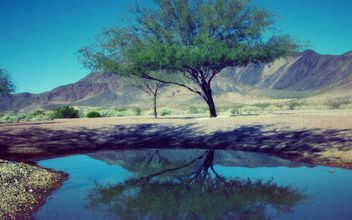
//> input picture windows/code/bin/3.jpg, 352 x 220 px
$ ./main   (built with g++ and OpenCV 4)
//> lines starting //> are read from the running program, lines starting //| are printed output that depends on the picture; after the words box and inside, x2 and y2 are one past the last pixel; in counts of white or black regions, pixels touching at a corner belong together
#include <opencv2/core.hpp>
#include <opencv2/imgcodecs.hpp>
#include <opencv2/highgui.hpp>
#include <opencv2/imgproc.hpp>
#include <iostream>

using namespace cv;
using namespace std;

void  PrintMs(const char *text = "")
{
	static long long last = 0;
	long long cur = getTickCount();  //Opencv

	if (last == 0)
	{
		last = cur;
		return;
	}

	long long ms;
	ms = (double)(cur - last) / getTickFrequency() * 1000;  //ms

	if (*text != 0)
	{
		printf("%s = %d ms\n", text, ms);
	}

	last = getTickCount();
}


int main(int argc, char *argv[])
{
	Mat src = imread("3.jpg");
//> src is the input picture: 220 rows x 352 cols, CV_8UC3; mean B, G, R 127.4, 112, 75.3
	Mat gray;
	Mat bin;
	Mat ibin;

	cvtColor(src, gray, COLOR_BGR2GRAY);
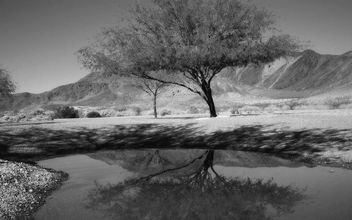
//> gray: 220 rows x 352 cols, CV_8UC1; min 2, max 249, mean 102.8

	//二进制阈值化
	threshold(gray, bin, 100, 255, THRESH_BINARY);
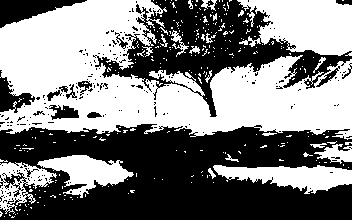
//> bin: 220 rows x 352 cols, CV_8UC1; 50.5% white; 221 black regions (205 under 20 px), largest, box (x1, y1, x2, y2) and area: (0, 124, 352, 220) 24941, (93, 0, 352, 117) 10134, (0, 0, 87, 28) 1173

	//反二进制阈值化
	threshold(gray, ibin, 100, 255, THRESH_BINARY_INV);

	namedWindow("src");
	namedWindow("bin");
	namedWindow("ibin");

	imshow("src", src);
	imshow("bin", bin);
	imshow("ibin", ibin);

	waitKey(0);
	return 0;
}

$ run again, with windows/code/bin/2.jpg copied over windows/code/bin/3.jpg
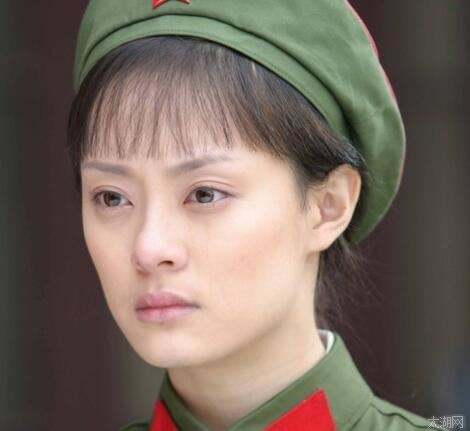
//> input picture windows/code/bin/2.jpg, 470 x 431 px
//> src is the input picture: 431 rows x 470 cols, CV_8UC3; mean B, G, R 97.1, 106.8, 120.8
//> `cvtColor(src, gray, COLOR_BGR2GRAY);`:
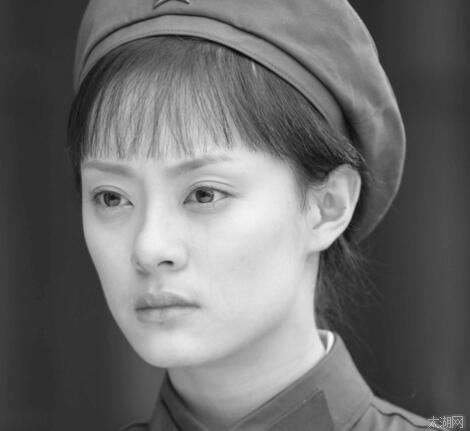
//> gray: 431 rows x 470 cols, CV_8UC1; min 4, max 253, mean 109.9
//> `threshold(gray, bin, 100, 255, THRESH_BINARY);`:
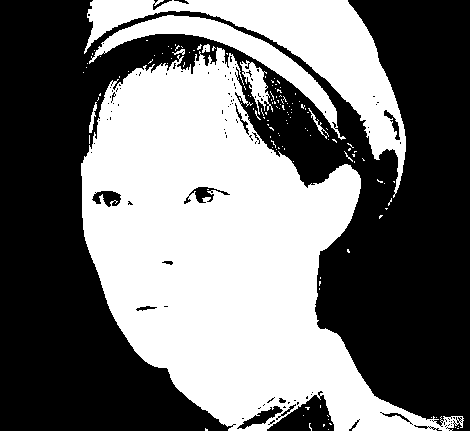
//> bin: 431 rows x 470 cols, CV_8UC1; 45.7% white; 133 white regions (125 under 20 px), largest, box (x1, y1, x2, y2) and area: (81, 47, 464, 431) 72482, (84, 0, 406, 198) 14007, (89, 15, 346, 140) 4774

$ run again, with windows/code/bin/1.png saved as windows/code/bin/3.jpg
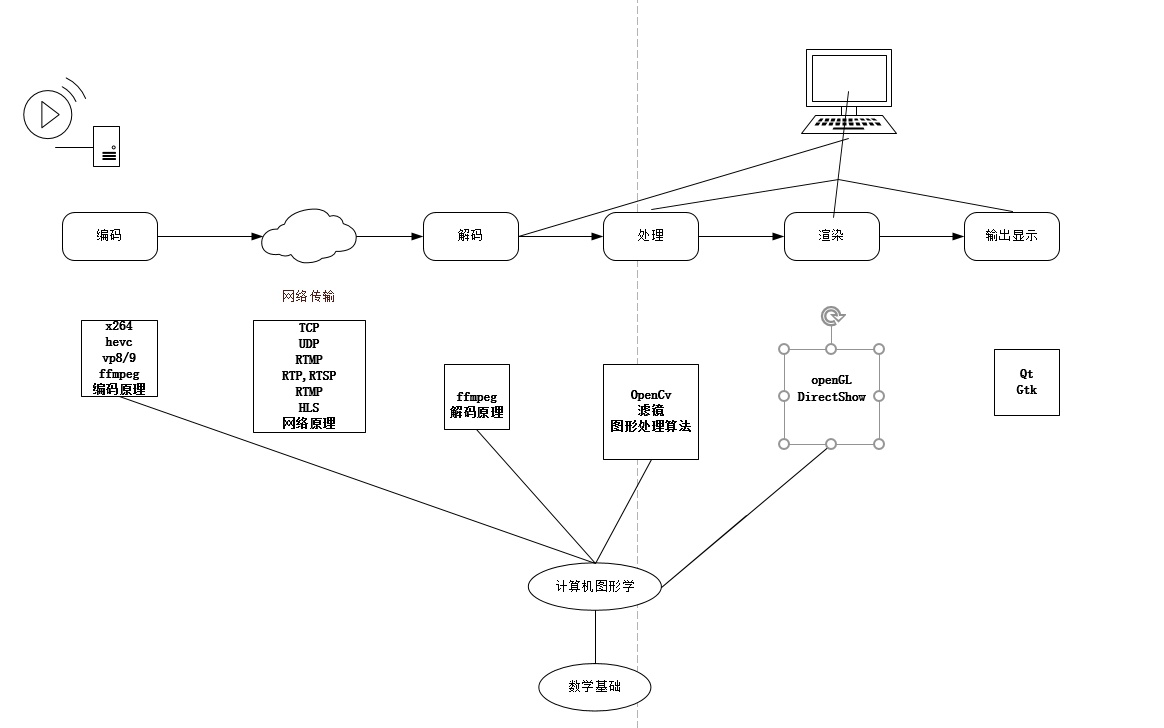
//> input picture windows/code/bin/1.png, 1164 x 728 px
//> src is the input picture: 728 rows x 1164 cols, CV_8UC3; mean B, G, R 250.9, 250.9, 250.9
//> `threshold(gray, bin, 100, 255, THRESH_BINARY);`:
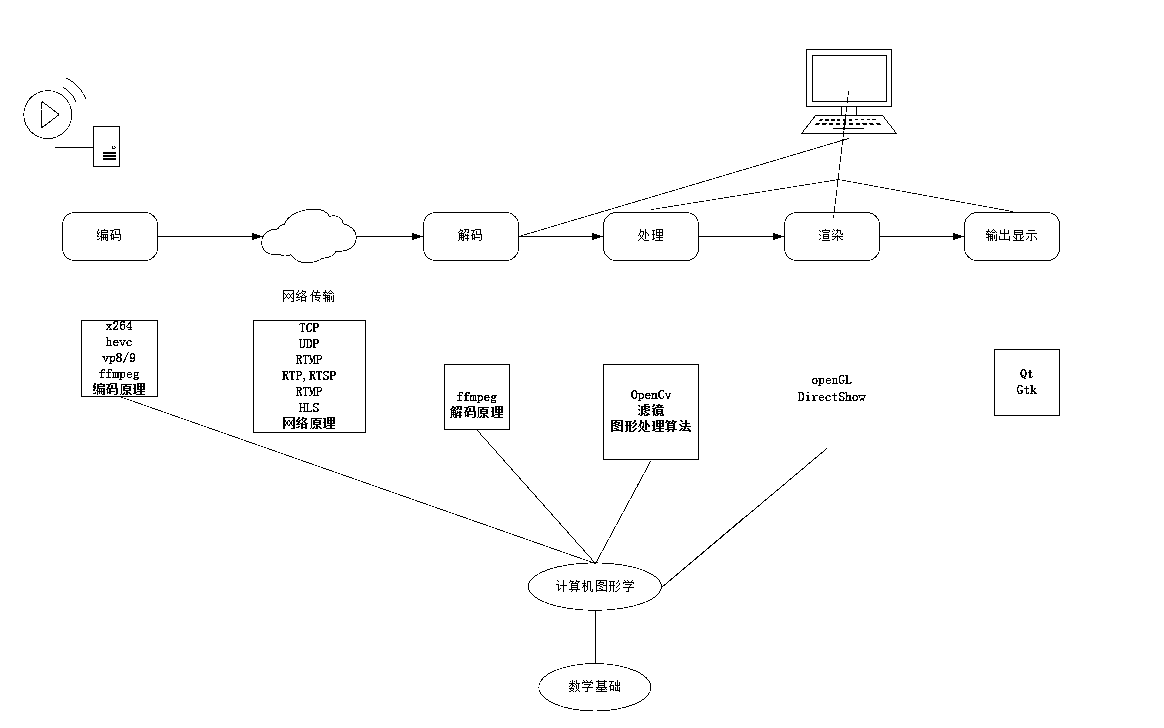
//> bin: 728 rows x 1164 cols, CV_8UC1; 98.6% white; black in thin lines or dots, all inside (x1, y1, x2, y2) = (23, 49, 1060, 711)
